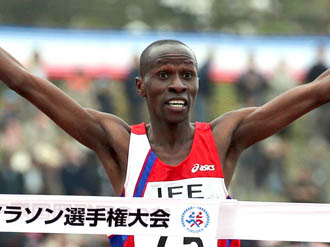
#> input picture 0220kenya-002.jpg, 330 x 247 px
$ python canny_edge.py
#> lines starting #> are read from the running program, lines starting #| are printed output that depends on the picture
import cv2
import os
def edge(inputImgPath):
#> called with inputImgPath = '0220kenya-002.jpg'
    gray_img = cv2.imread(inputImgPath, cv2.IMREAD_GRAYSCALE)
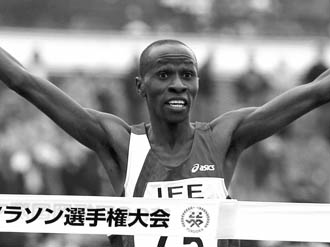
#> gray_img: shape (247, 330); min 0, max 255, mean 143.4

    threshold1 = 100
    threshold2 = 200
    edge_img = cv2.Canny(gray_img, threshold1, threshold2)
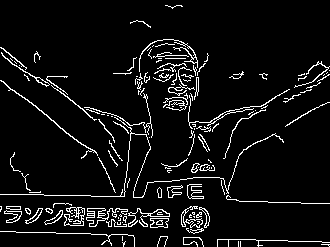
#> edge_img: shape (247, 330); 6.6% white in thin lines or dots

    # 編集した画像を保存する
    imgName =os.path.basename(inputImgPath)
    imgName =imgName.split('.')
    filename ="../画像保存先/" +imgName[0]  + "_cannyEdge.jpg"
    #print(filename)
    cv2.imwrite(filename, edge_img)
    print("canny_edge OK")
if __name__ == "__main__":
    edge("0220kenya-002.jpg")

$ run again, with IMG_2405.jpg copied over 0220kenya-002.jpg
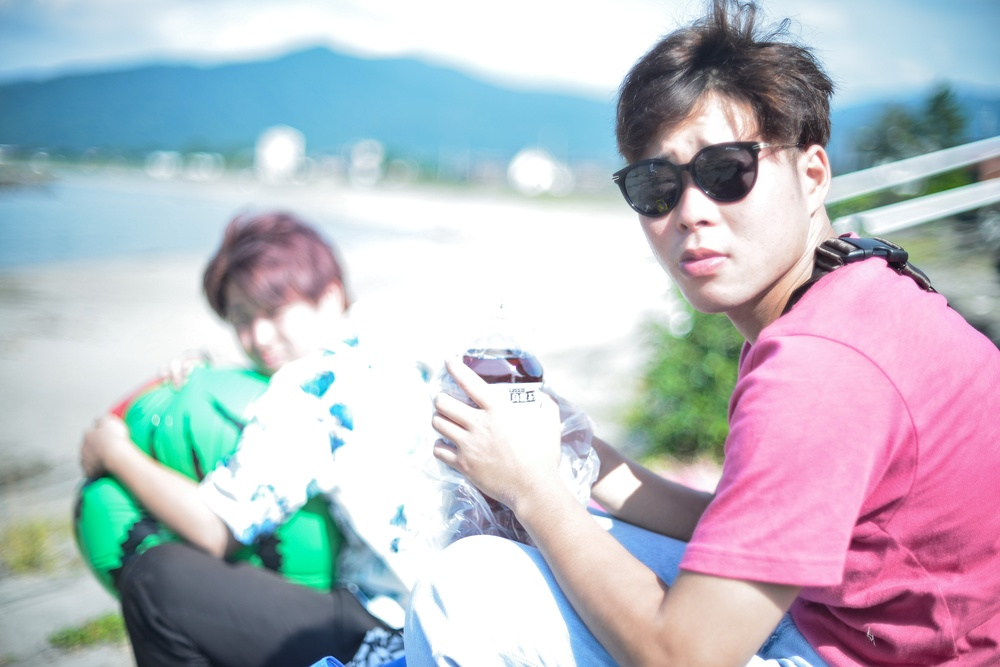
#> input picture IMG_2405.jpg, 1000 x 667 px, shrunk from 2048 x 1367 before the run
#> in edge, `gray_img = cv2.imread(inputImgPath, cv2.IMREAD_GRAYSCALE)`:
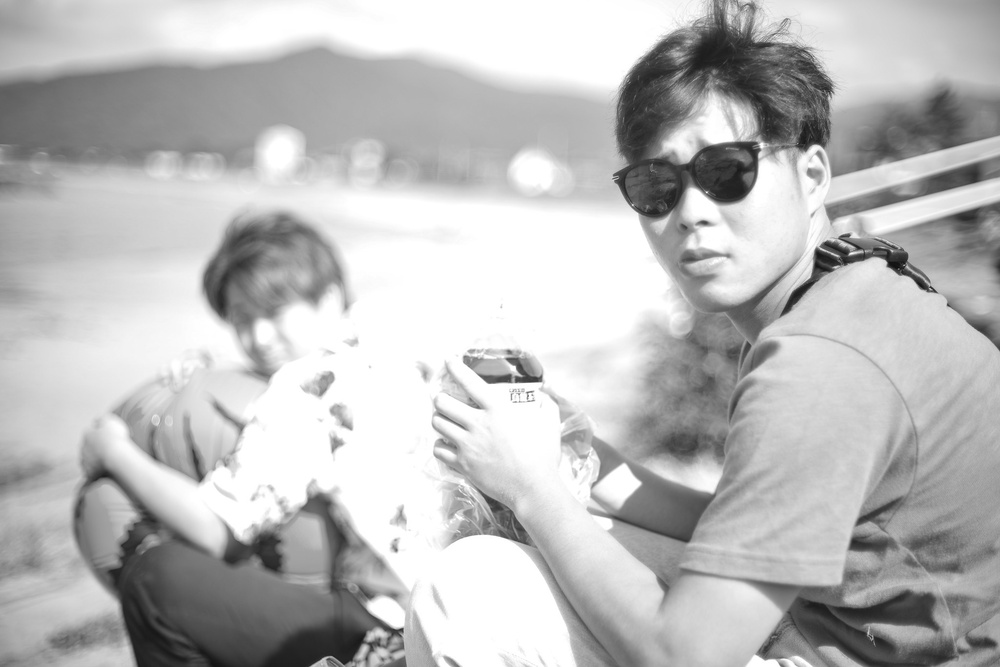
#> gray_img: shape (667, 1000); min 11, max 255, mean 186.8
#> in edge, `edge_img = cv2.Canny(gray_img, threshold1, threshold2)`:
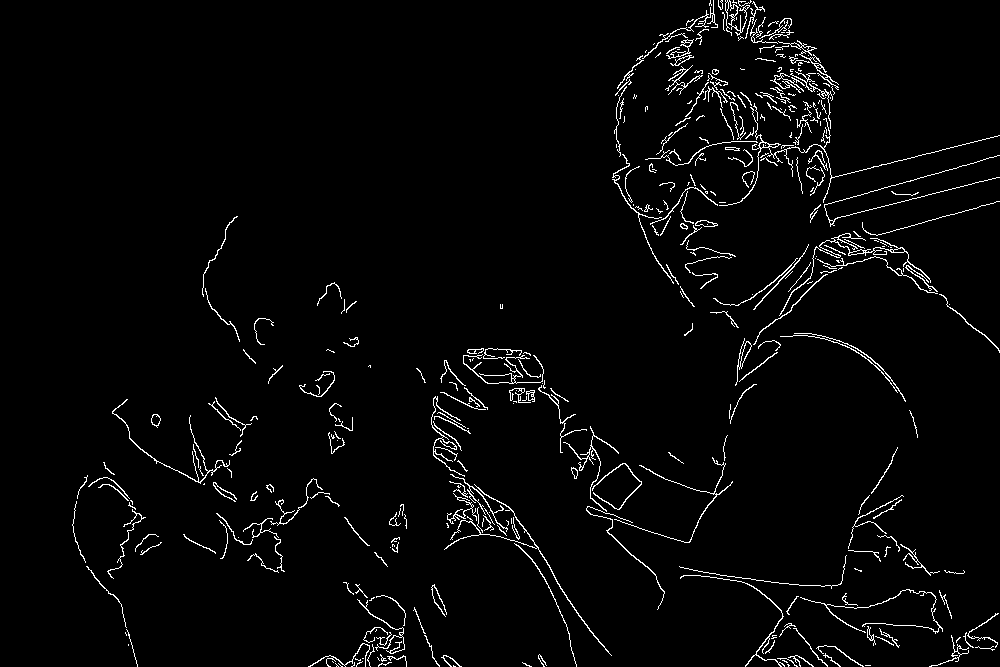
#> edge_img: shape (667, 1000); 2.8% white in thin lines or dots
